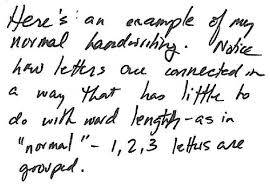
#> input picture i22676__i21134_i221529_C_F_AAI/sample_images/hw1.jpeg, 270 x 187 px; its folder holds only this picture in this run
$ python -i preprocessing.py   (imports and definitions only)
#> lines starting #> are read from the running program, lines starting #| are printed output that depends on the picture; after the words box and inside, x2 and y2 are one past the last pixel; in counts of white or black regions, pixels touching at a corner belong together
import cv2
import numpy as np
import matplotlib.pyplot as plt
from skimage.filters import threshold_sauvola

def display_image(image, title=''):
    """Display an image for debugging purposes"""
    plt.figure(figsize=(10, 5))
    if len(image.shape) == 2:
        plt.imshow(image, cmap='gray')
    else:
        plt.imshow(cv2.cvtColor(image, cv2.COLOR_BGR2RGB))
    plt.title(title)
    plt.axis('off')
    plt.tight_layout()
    plt.savefig(f"debug_{title.replace(' ', '_')}.png")
    plt.close()

# ===== HISTOGRAM EQUALIZATION FUNCTIONS =====
# [80 lines left out: functions calculate_histogram, calculate_pdf, calculate_cdf, apply_histogram_equalization, not called in this run]
# ===== END OF HISTOGRAM EQUALIZATION FUNCTIONS =====

def preprocess_image(image_path, enable_histogram_eq=False):
    """
    Preprocess the input image for better text extraction

    Args:
        image_path: Path to input image
        enable_histogram_eq: Whether to apply histogram equalization

    Returns:
        Tuple of (original image, preprocessed binary image)
    """
#> called with image_path = '../sample_images/hw1.jpeg', enable_histogram_eq = False
    # Read image
    original = cv2.imread(image_path)
#> original is the input picture: shape (187, 270, 3); min 0, max 255, mean 229.2
    if original is None:
        raise ValueError(f"Could not read image from {image_path}")

    # Convert to grayscale
    gray = cv2.cvtColor(original, cv2.COLOR_BGR2GRAY)
    display_image(gray, 'Grayscale')

    # Apply histogram equalization if enabled
    if enable_histogram_eq:
        gray = apply_histogram_equalization(gray)
        display_image(gray, 'Histogram_Equalized')

    # Apply bilateral filter to preserve edges while reducing noise
    filtered = cv2.bilateralFilter(gray, 9, 75, 75)
    display_image(filtered, 'Filtered')

    # Apply Sauvola thresholding (adaptive to local regions)
    window_size = 25
    thresh_sauvola = threshold_sauvola(filtered, window_size=window_size)
    binary = (filtered > thresh_sauvola).astype('uint8') * 255
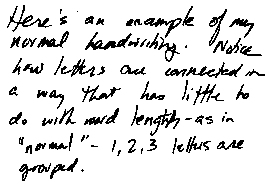
#> binary: shape (187, 270); 88.5% white; black in thin lines or dots, all inside (x1, y1, x2, y2) = (7, 5, 265, 181)
    display_image(binary, 'Thresholded')

    # Invert image (text should be white on black)
    binary_inv = cv2.bitwise_not(binary)
    display_image(binary_inv, 'Inverted Binary')

    # Remove small noise
    kernel = np.ones((2, 2), np.uint8)
    cleaned = cv2.morphologyEx(binary_inv, cv2.MORPH_OPEN, kernel)
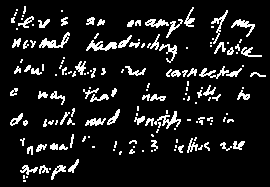
#> cleaned: shape (187, 270); 10.2% white in thin lines or dots, all inside (x1, y1, x2, y2) = (10, 6, 266, 182)
    display_image(cleaned, 'Cleaned')

    return original, cleaned

def segment_lines(binary_image):
    """Segment the image into lines of text"""
    # Get horizontal projection profile
    h_proj = np.sum(binary_image, axis=1)
#> h_proj = 187 values, max 26265 at index 22, min 0 at index 0, mean 7026.8

    # Visualize projection profile
    plt.figure(figsize=(10, 4))
    plt.plot(h_proj, np.arange(binary_image.shape[0]))
    plt.gca().invert_yaxis()
    plt.title('Horizontal Projection Profile')
    plt.savefig('horizontal_projection.png')
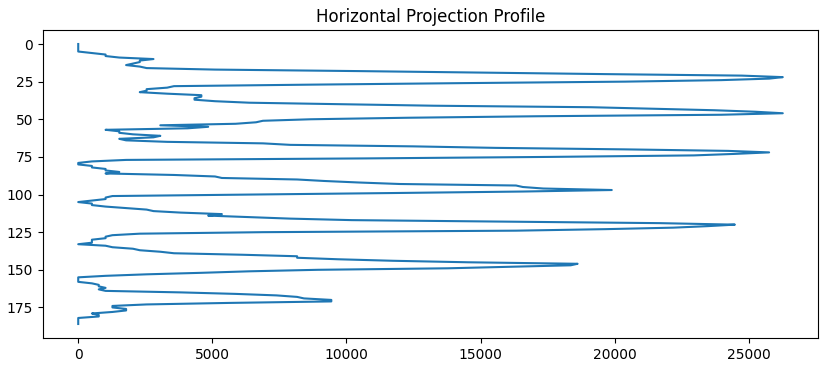
#> figure drawn by matplotlib, 1 panel
    plt.close()

    # Find line boundaries using the projection profile
    thresh = np.max(h_proj) * 0.05  # Threshold for detecting line breaks
#> thresh = 1313.2
    line_boundaries = []
    in_line = False
    start = 0

    for i, count in enumerate(h_proj):
        if not in_line and count > thresh:
            # Line start
            in_line = True
            start = i
        elif in_line and count <= thresh:
            # Line end
            in_line = False
            # Only add if the line has a reasonable height
            if i - start >= 10:  # Minimum line height
                line_boundaries.append((start, i))
#> this loop made 187 passes
#> (count, in_line) on passes 10, 58, 59: (1530, True), (1020, False), (1530, True)
#> in_line on passes 79, 86, 87, 88, 102, 110: False, True, False, True, False, True
#> after the loop, in_line = False; line_boundaries = [(9, 57), (58, 78), (87, 101), (109, 127), (136, 154)]; start = 176

    # Handle the case where the last line extends to the end of the image
    if in_line:
        line_boundaries.append((start, len(h_proj) - 1))

    # Extract line images
    line_images = []
    debug_image = cv2.cvtColor(binary_image.copy(), cv2.COLOR_GRAY2BGR)

    for i, (y_start, y_end) in enumerate(line_boundaries):
        # Draw line boundary on debug image
        cv2.line(debug_image, (0, y_start), (binary_image.shape[1], y_start), (0, 255, 0), 2)
        cv2.line(debug_image, (0, y_end), (binary_image.shape[1], y_end), (0, 0, 255), 2)

        # Extract the line image
        line_img = binary_image[y_start:y_end, :]
        line_images.append((line_img, (y_start, y_end)))
#> this loop made 5 passes
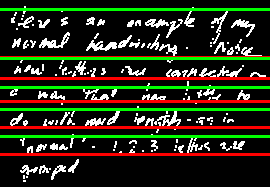
#> debug_image: shape (187, 270, 3); mean B, G, R 25, 45.4, 42.7
#> after the loop, line_images = 5 items

    display_image(debug_image, 'Line Segmentation')
    return line_images

def segment_words(line_image, original_y_coords):
    """Segment a line image into words"""
    # Rest of the function remains unchanged
    y_start, y_end = original_y_coords

    # Get vertical projection profile
    v_proj = np.sum(line_image, axis=0)

    # Visualize projection profile
    plt.figure(figsize=(10, 2))
    plt.plot(v_proj)
    plt.title(f'Vertical Projection for Line {y_start}-{y_end}')
    plt.savefig(f'vertical_projection_line_{y_start}_{y_end}.png')
    plt.close()

    # Find word boundaries using the projection profile
    thresh = np.max(v_proj) * 0.1  # Threshold for detecting word breaks
    word_boundaries = []
    in_word = False
    start = 0

    for i, count in enumerate(v_proj):
        if not in_word and count > thresh:
            # Word start
            in_word = True
            start = i
        elif in_word and count <= thresh:
            # Word end
            in_word = False
            # Only add if the word has a reasonable width
            if i - start >= 5:  # Minimum word width
                word_boundaries.append((start, i))

    # Handle the case where the last word extends to the end of the line
    if in_word:
        word_boundaries.append((start, len(v_proj) - 1))

    # Extract word images
    word_images = []
    debug_image = cv2.cvtColor(line_image.copy(), cv2.COLOR_GRAY2BGR)

    for i, (x_start, x_end) in enumerate(word_boundaries):
        # Draw word boundary on debug image
        cv2.line(debug_image, (x_start, 0), (x_start, line_image.shape[0]), (0, 255, 0), 2)
        cv2.line(debug_image, (x_end, 0), (x_end, line_image.shape[0]), (0, 0, 255), 2)

        # Extract the word image with padding for better character segmentation
        padding = 2
        safe_x_start = max(0, x_start - padding)
        safe_x_end = min(line_image.shape[1], x_end + padding)
        word_img = line_image[:, safe_x_start:safe_x_end]

        # Store word with its coordinates in the original image
        global_coords = (
            (safe_x_start, safe_x_end),  # x coordinates
            (y_start, y_end)              # y coordinates
        )
        word_images.append((word_img, global_coords))

    display_image(debug_image, f'Word Segmentation Line {y_start}-{y_end}')
    return word_images

def segment_characters(word_image, original_coords):
    """Segment a word image into individual characters"""
    # Function remains unchanged
    (x_start, x_end), (y_start, y_end) = original_coords

    # Find contours in the word image
    contours, _ = cv2.findContours(word_image, cv2.RETR_EXTERNAL, cv2.CHAIN_APPROX_SIMPLE)

    # Filter out noise contours
    valid_contours = []
    for contour in contours:
        x, y, w, h = cv2.boundingRect(contour)
        area = cv2.contourArea(contour)

        # Filter based on area and aspect ratio
        if area > 20 and 0.1 < w/h < 10:
            valid_contours.append(contour)

    # Sort contours from left to right
    char_bounding_boxes = [cv2.boundingRect(c) for c in valid_contours]
    sorted_indices = sorted(range(len(char_bounding_boxes)), key=lambda i: char_bounding_boxes[i][0])
    sorted_contours = [valid_contours[i] for i in sorted_indices]
    sorted_bboxes = [char_bounding_boxes[i] for i in sorted_indices]

    # Create character images
    char_images = []
    debug_image = cv2.cvtColor(word_image.copy(), cv2.COLOR_GRAY2BGR)

    for i, (x, y, w, h) in enumerate(sorted_bboxes):
        # Draw rectangle around character
        cv2.rectangle(debug_image, (x, y), (x+w, y+h), (0, 255, 0), 1)
        cv2.putText(debug_image, str(i+1), (x, y-3), cv2.FONT_HERSHEY_SIMPLEX, 0.3, (0, 0, 255), 1)

        # Get character ROI
        char_roi = word_image[y:y+h, x:x+w]

        # Calculate global coordinates
        global_x = x + x_start
        global_y = y + y_start
        global_coords = (global_x, global_y, w, h)

        # Store character image and its position
        char_images.append((char_roi, global_coords))

    word_id = f"{x_start}_{y_start}"
    display_image(debug_image, f'Character Segmentation Word {word_id}')
    return char_images

def normalize_characters(char_images):
    """Normalize character images for CNN input"""
    # Function remains unchanged
    normalized_chars = []

    for char_img, coords in char_images:
        # Add padding
        padding = 4
        h, w = char_img.shape
        padded = np.zeros((h + 2*padding, w + 2*padding), dtype=np.uint8)
        padded[padding:padding+h, padding:padding+w] = char_img

        # Find the best square crop
        h, w = padded.shape
        size = max(h, w)
        square = np.zeros((size, size), dtype=np.uint8)

        # Center the character in the square
        y_offset = (size - h) // 2
        x_offset = (size - w) // 2
        square[y_offset:y_offset+h, x_offset:x_offset+w] = padded

        # EMNIST requires 28x28 input
        resized = cv2.resize(square, (28, 28), interpolation=cv2.INTER_AREA)

        # Match EMNIST format (might need rotation/flip based on dataset)
        # Match EMNIST format: transpose, then flip vertically
        normalized = cv2.rotate(resized, cv2.ROTATE_90_CLOCKWISE)
        normalized = cv2.flip(normalized, 0)


        normalized_chars.append((normalized, coords))

    return normalized_chars

def extract_characters_from_image(image_path, enable_histogram_eq=False):
    """
    Extract individual characters from a handwritten text image

    Args:
        image_path: Path to input image
        enable_histogram_eq: Whether to apply histogram equalization

    Returns:
        Tuple of (original image, normalized characters)
    """
    # Preprocess the image
    original, binary = preprocess_image(image_path, enable_histogram_eq)

    # Segment into lines
    line_images = segment_lines(binary)
#> line_images = 5 items

    # Segment each line into words
    all_word_images = []
    for line_img, line_coords in line_images:
        word_images = segment_words(line_img, line_coords)
        all_word_images.extend(word_images)
#> this loop made 5 passes
#> (y_start in segment_words, y_end in segment_words, thresh in segment_words) on passes 1 to 5: (9, 57, 484.5), (58, 78, 280.5), (87, 101, 255), (109, 127, 306), (136, 154, 280.5)
#> pass 1, in segment_words, `plt.savefig(f'vertical_projection_line_{y_start}_{y_end}.png')`:
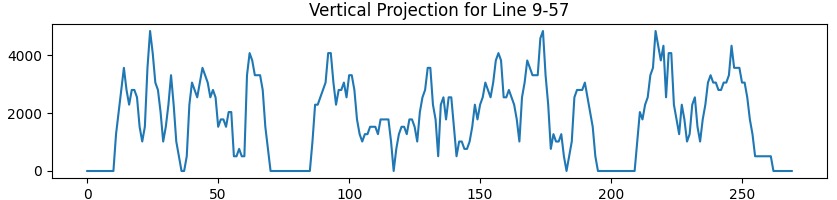
#> figure drawn by matplotlib, 1 panel; curve peaks at x = 24, y = 4845
#> after the loop, all_word_images = 48 items

    # Segment each word into characters
    all_char_images = []
    for word_img, word_coords in all_word_images:
        char_images = segment_characters(word_img, word_coords)
        all_char_images.extend(char_images)
#> this loop made 48 passes
#> (x_start in segment_characters, x_end in segment_characters, y_start in segment_characters, y_end in segment_characters, sorted_indices in segment_characters, sorted_contours in segment_characters, sorted_bboxes in segment_characters, word_id in segment_characters) on passes 5, 7, 8, 10, 13, 14: (182, 197, 9, 57, [0], 1 contour; box (x1, y1, x2, y2) and area: (2, 0, 13, 18) 56, [(2, 0, 11, 18)], '182_9'), (12, 25, 58, 78, [0], 1 contour; box (x1, y1, x2, y2) and area: (2, 8, 9, 16) 21, [(2, 8, 7, 8)], '12_58'), (22, 46, 58, 78, [0], 1 contour; box (x1, y1, x2, y2) and area: (9, 10, 20, 17) 32, [(9, 10, 11, 7)], '22_58'), (66, 88, 58, 78, [0], 1 contour; box (x1, y1, x2, y2) and area: (9, 3, 20, 17) 54, [(9, 3, 11, 14)], '66_58'), (123, 148, 58, 78, [0], 1 contour; box (x1, y1, x2, y2) and area: (2, 8, 23, 18) 54, [(2, 8, 21, 10)], '123_58'), (164, 183, 58, 78, [0], 1 contour; box (x1, y1, x2, y2) and area: (7, 12, 17, 19) 38, [(7, 12, 10, 7)], '164_58')
#> (x_start in segment_characters, x_end in segment_characters, y_start in segment_characters, y_end in segment_characters, contours in segment_characters, word_id in segment_characters) on passes 9, 11, 12, 19, 25, 29: (57, 69, 58, 78, 6 contours, all with area under 20, '57_58'), (88, 98, 58, 78, 3 contours, all with area under 20, '88_58'), (99, 108, 58, 78, 1 contour, all with area under 20, '99_58'), (8, 20, 87, 101, 1 contour, all with area under 20, '8_87'), (181, 192, 87, 101, 4 contours, all with area under 20, '181_87'), (46, 56, 109, 127, 4 contours, all with area under 20, '46_109')
#> after the loop, all_char_images = 53 items

    # Normalize characters for the CNN
    normalized_chars = normalize_characters(all_char_images)
#> the loop in normalize_characters, `for char_img, coords in char_images:` made 53 passes
#> coords on passes 24 to 35: (75, 61, 11, 14), (125, 66, 21, 10), (171, 70, 10, 7), (187, 68, 10, 9), (199, 68, 19, 10), (215, 66, 14, 12), (226, 68, 16, 9), (250, 72, 16, 5), (38, 91, 10, 8), (50, 91, 15, 10), (83, 88, 16, 11), (90, 94, 19, 7)
#> (coords, size, y_offset, x_offset) on passes 1 to 6: ((12, 38, 9, 10), 18, 0, 0), ((18, 16, 16, 12), 24, 2, 0), ((38, 19, 12, 9), 20, 1, 0), ((39, 32, 31, 16), 39, 7, 0), ((61, 17, 7, 9), 17, 0, 1), ((86, 40, 31, 11), 39, 10, 0)
#> pass 1, in normalize_characters, `normalized = cv2.flip(normalized, 0)`:
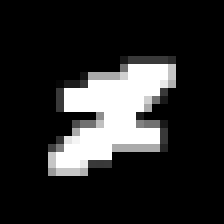
#> normalized: shape (28, 28) (shown 8 times larger); min 0, max 255, mean 40.9
#> after the loop in normalize_characters, `for char_img, coords in char_images:`: square: shape (20, 20); 16.8% white in thin lines or dots, all inside (x1, y1, x2, y2) = (4, 5, 16, 14)

    # Visualize all normalized characters
    grid_size = int(np.ceil(np.sqrt(len(normalized_chars))))
    plt.figure(figsize=(15, 15))

    for i, (char_img, _) in enumerate(normalized_chars[:min(100, len(normalized_chars))]):
        if i < grid_size * grid_size:
            plt.subplot(grid_size, grid_size, i+1)
            plt.imshow(char_img, cmap='gray')
            plt.axis('off')
#> this loop made 53 passes

    plt.tight_layout()
    plt.savefig('all_normalized_characters.png')
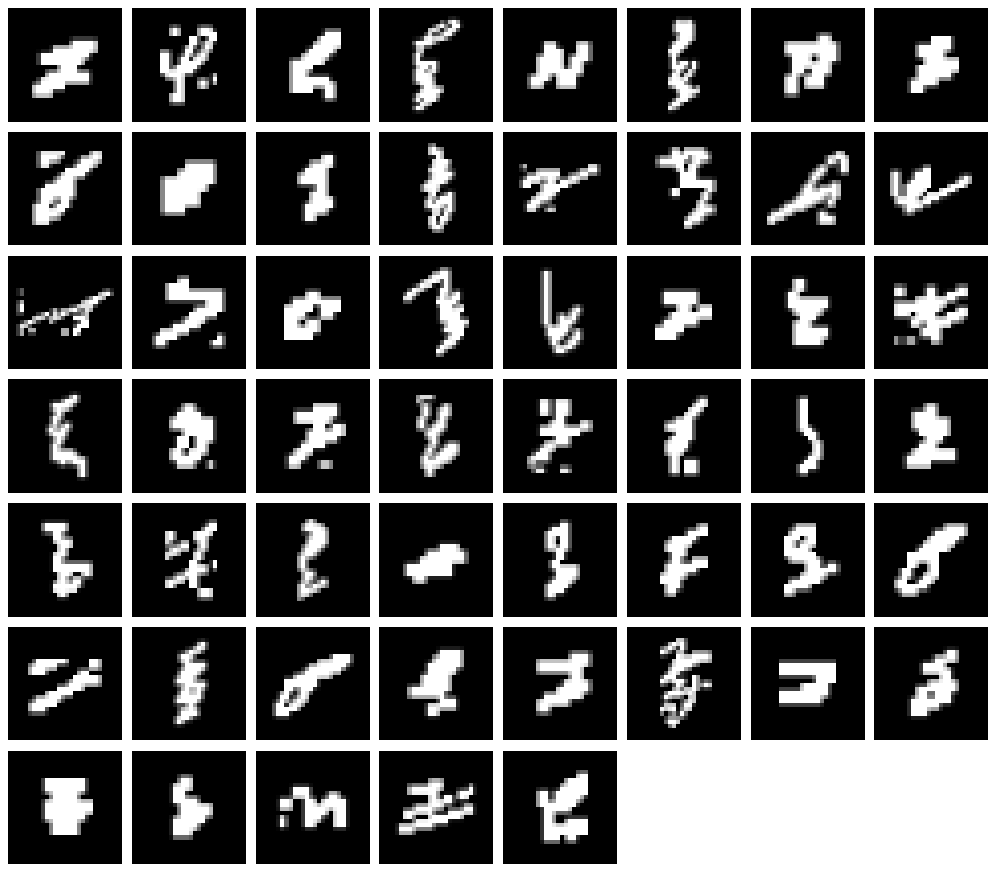
#> figure drawn by matplotlib, 53 panels
    plt.close()

    return original, normalized_chars

>>> result = extract_characters_from_image('../sample_images/hw1.jpeg')

$ run again, on i22676__i21134_i221529_C_F_AAI/sample_images/hw2.JPG
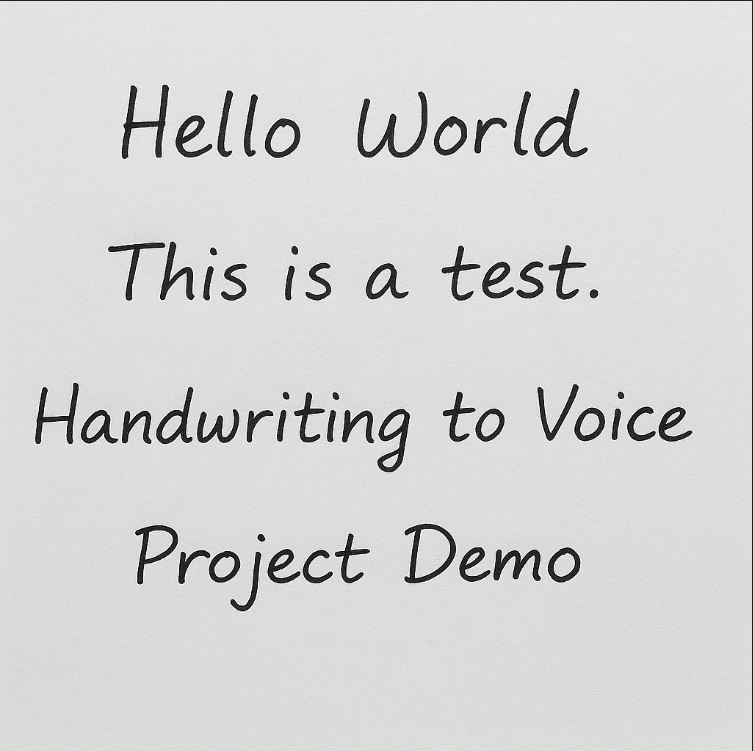
#> input picture i22676__i21134_i221529_C_F_AAI/sample_images/hw2.JPG, 753 x 751 px
#> in preprocess_image, original is the input picture: shape (751, 753, 3); mean B, G, R 211.7, 213.1, 213.1
#> binary: shape (751, 753); 95% white; 58 black regions, largest, box (x1, y1, x2, y2) and area: (0, 0, 753, 751) 1503, (357, 92, 428, 158) 1253, (122, 85, 169, 159) 1090
#> cleaned: shape (751, 753); 5% white; 58 white regions, largest, box (x1, y1, x2, y2) and area: (0, 0, 753, 2) 1506, (358, 93, 429, 159) 1250, (123, 86, 170, 160) 1089
#> h_proj = 751 values, max 192015 at index 0, min 0 at index 2, mean 9674
#> in segment_lines, `thresh = np.max(h_proj) * 0.05`: thresh = 9600.8
#> the loop in segment_lines, `for i, count in enumerate(h_proj):` made 751 passes
#> (count, in_line) on passes 1, 3: (192015, True), (0, False)
#> after the loop in segment_lines, `for i, count in enumerate(h_proj):`: in_line = False; line_boundaries = [(94, 158), (263, 301), (393, 444), (548, 584)]; start = 548
#> the loop in segment_lines, `for i, (y_start, y_end) in enumerate(line_boundaries):` made 4 passes
#> after the loop in segment_lines, `for i, (y_start, y_end) in enumerate(line_boundaries):`:
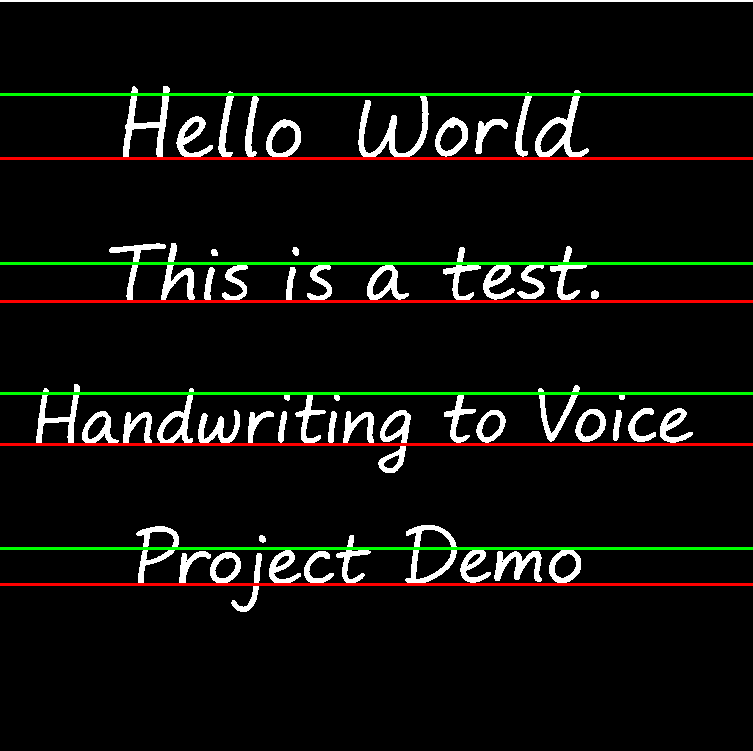
#> debug_image: shape (751, 753, 3); mean B, G, R 12.4, 16.5, 16.5
#> after the loop in segment_lines, `for i, (y_start, y_end) in enumerate(line_boundaries):`: line_images = 4 items
#> the loop in extract_characters_from_image, `for line_img, line_coords in line_images:` made 4 passes
#> (y_start in segment_words, y_end in segment_words, thresh in segment_words) on passes 1 to 4: (94, 158, 1581), (263, 301, 969), (393, 444, 1249.5), (548, 584, 918)
#> after the loop in extract_characters_from_image, `for line_img, line_coords in line_images:`: all_word_images = 53 items
#> the loop in extract_characters_from_image, `for word_img, word_coords in all_word_images:` made 53 passes
#> (x_start in segment_characters, x_end in segment_characters, y_start in segment_characters, y_end in segment_characters, sorted_indices in segment_characters, sorted_contours in segment_characters, sorted_bboxes in segment_characters, word_id in segment_characters) on passes 1, 4, 5: (121, 140, 94, 158, [0], 1 contour; box (x1, y1, x2, y2) and area: (2, 0, 19, 64) 381, [(2, 0, 17, 64)], '121_94'), (217, 235, 94, 158, [0], 1 contour; box (x1, y1, x2, y2) and area: (1, 0, 17, 64) 375, [(1, 0, 16, 64)], '217_94'), (243, 259, 94, 158, [0], 1 contour; box (x1, y1, x2, y2) and area: (2, 1, 16, 64) 344, [(2, 1, 14, 63)], '243_94')
#> after the loop in extract_characters_from_image, `for word_img, word_coords in all_word_images:`: all_char_images = 58 items
#> the loop in normalize_characters, `for char_img, coords in char_images:` made 58 passes
#> coords on passes 9 to 16: (409, 94, 20, 63), (435, 117, 33, 40), (475, 119, 21, 35), (499, 119, 9, 10), (515, 94, 17, 63), (535, 94, 47, 64), (126, 263, 12, 38), (161, 263, 34, 38)
#> after the loop in normalize_characters, `for char_img, coords in char_images:`:
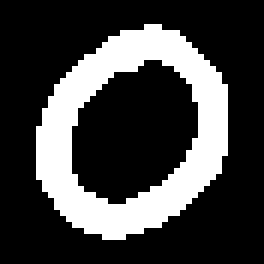
#> square: shape (44, 44) (shown 6 times larger); 25.7% white; 1 white region, box (x1, y1, x2, y2) and area: (6, 4, 38, 40) 497
#> the loop in extract_characters_from_image, `for i, (char_img, _) in enumerate(normalized_chars[:min(100, len(norma..` made 58 passes
